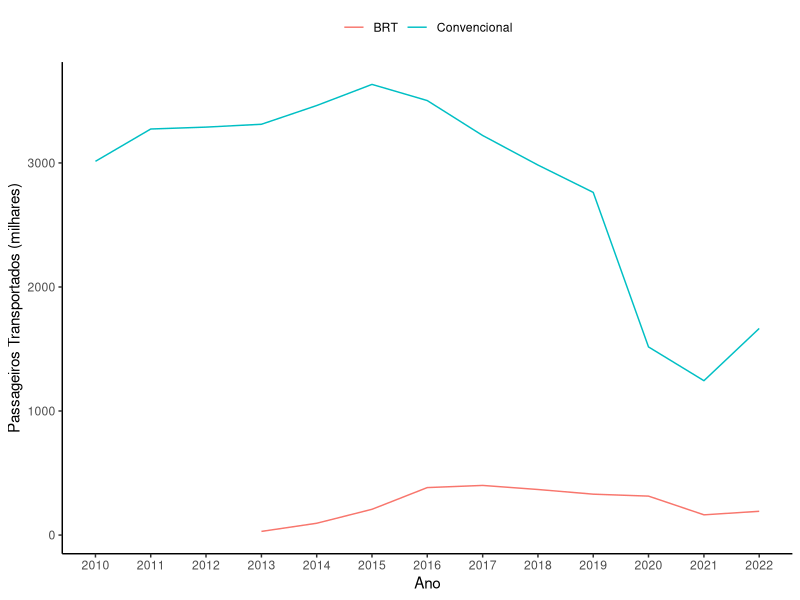

Reproduce this figure in R.
# Gera gráficos de demanda do sistema de ônibus


library(tidyverse)
library(lubridate)


# Ler o arquivo contendo a demanda média anual
demanda_anual <- read.csv2("input/data_raw/passageiros_onibus.csv") %>%
  pivot_longer(brt:convencional,
               names_to = "sistema",
               values_to = "media_pax_dia")

# Ajustando a variável ano
demanda_anual <- demanda_anual %>%
  mutate(data = ymd(paste0(ano,"-01-01"))) %>%
  select(data, sistema, media_pax_dia)

# Ajustando a variável sistema
demanda_anual$sistema <- factor(demanda_anual$sistema)
levels(demanda_anual$sistema) <- c("BRT", "Convencional")

# Montando gráfico
demanda_anual %>%
  ggplot() +
  geom_line(aes(x = data, y = media_pax_dia/10^3, color = sistema))  +
  scale_x_date(date_breaks = "year",
               labels = scales::date_format(format = "%Y")) +
  labs(color = "Sistema") +
  xlab("Ano") +
  ylab("Passageiros Transportados (milhares)") +
  theme_classic()  +
  theme(legend.position = "top",
        legend.title = element_blank())
